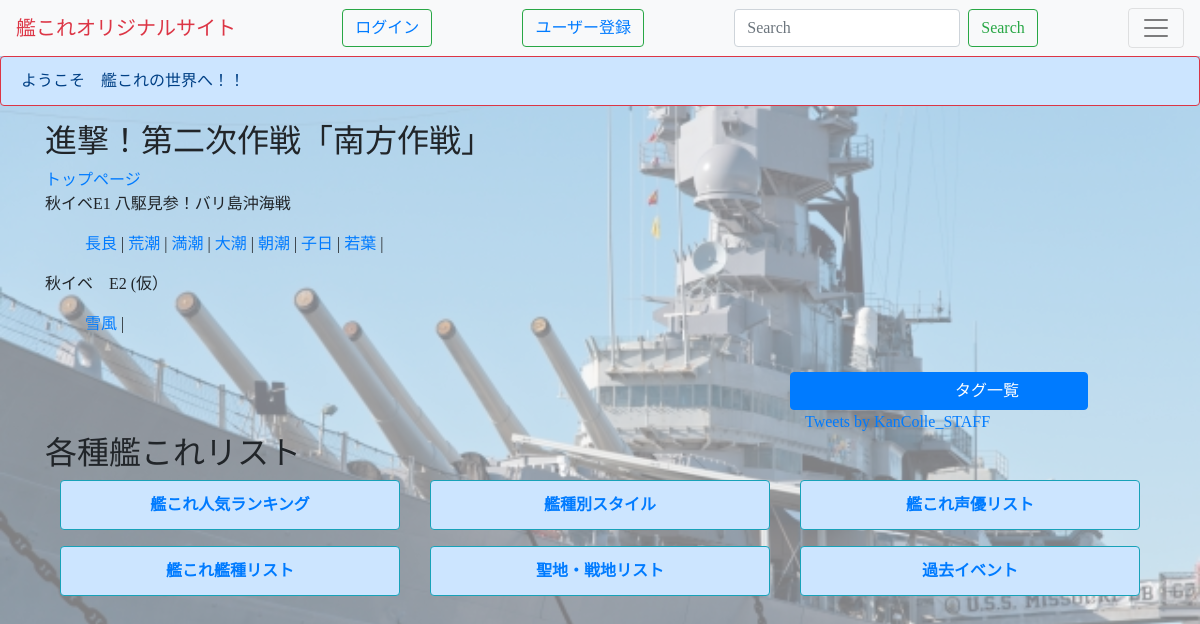
The app's page /ivent_naiyou/1 with its own data.
### polls/models.py (models this page shows, shortened)
class Ivent_naiyou(models.Model):
    ivent = models.ForeignKey(Ivent, on_delete=models.CASCADE)
    naiyou = models.CharField(max_length=200)
    def __str__(self):
        return self.naiyou

class Ivent(models.Model):
    name = models.CharField(max_length=200)
    pub_date = models.DateField(null = True,blank = True)

class Tokkokanmusu(models.Model):
    ivent_naiyou = models.ForeignKey(Ivent_naiyou, on_delete=models.CASCADE)
    kanmusu = models.ForeignKey(Kanmusu, on_delete=models.CASCADE)
    def __str__(self):
        return self.kanmusu.name

class Kanmusu(models.Model):
    name=models.CharField(max_length=200,unique=True)
    kansyu=models.ForeignKey(Kansyu, on_delete=models.CASCADE)
    OOgata=models.ForeignKey(Oogata, on_delete=models.CASCADE)
    number=models.IntegerField(default=0)
    ichinin=models.CharField(max_length=200)
    Fsutairu=models.CharField(max_length=200)
    tokuchou=models.CharField(max_length=200)
    eshi = models.ForeignKey(Eshi, on_delete=models.CASCADE)
    seiyu = models.ForeignKey(Seiyu, on_delete=models.CASCADE)
    like_num = models.IntegerField(default=0)

### polls/views.py (the view)
# urls.py: path('ivent_naiyou/<int:name_id>',views.ivent_naiyou, name = 'ivent_naiyou'),####name_idはIventモデルの名前のこと
def ivent_naiyou(request,name_id):
    ivent_naiyous = Ivent_naiyou.objects.filter(ivent=name_id)
    tag = Tag.objects.all()
    context = {'ivent_naiyous':ivent_naiyous,'tag':tag}
    print(context)
    return render(request, 'polls/ivent_naiyou.html', context)

### polls/models.py (called while the page is built)
    def __str__(self):
        return self.name

### polls/templates/polls/ivent_naiyou.html
{% extends 'polls/base.html' %}
{% block content %}
{% if ivent_naiyous %}
<h2>{{ivent_naiyous.0.ivent.name}}</h2>
 <a href="/polls/">トップページ</a>
    {% for ivent_naiyou in  ivent_naiyous %}
    <p>{{ivent_naiyou.naiyou}}</p>
        <ul>
        {% for tokkokanmusu in ivent_naiyou.tokkokanmusu_set.all %}
            <a href="/">{{tokkokanmusu}}</a> |
        {% endfor %}
        </ul>
    {% endfor %}
{% else %}
    <p>No polls are available.</p>
{% endif %}
{% endblock %}

### polls/static/polls/style.css (style rules this page uses)
body { background-image:url("images/9300b46ef0c34f2cccaa72ff57401008_s.jpg"); background-color: rgba(255,255,255,0.5); background-blend-mode:lighten; background-size: 100%; background-repeat: no-repeat; background-attachment: fixed; font-family:"Yu Gothic", "游ゴシック", YuGothic, "游ゴシック体"; }

### records on screen
Ivent_naiyou: ivent.name "進撃！第二次作戦「南方作戦」", naiyou "秋イベE1 八駆見参！バリ島沖海戦"
Tokkokanmusu: kanmusu.name "長良"
Tokkokanmusu: kanmusu.name "荒潮"
Tokkokanmusu: kanmusu.name "満潮"
Tokkokanmusu: kanmusu.name "大潮"
Tokkokanmusu: kanmusu.name "朝潮"
Tokkokanmusu: kanmusu.name "子日"
Tokkokanmusu: kanmusu.name "若葉"
Ivent_naiyou: naiyou "秋イベ E2 (仮）"
Tokkokanmusu: kanmusu.name "雪風"
